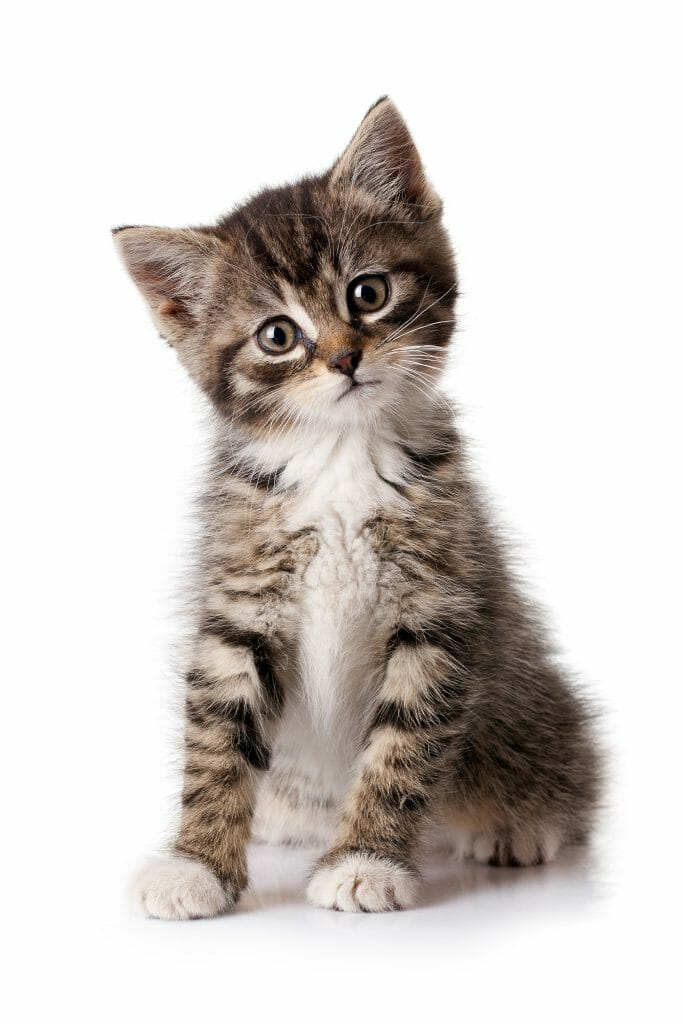
#> input picture img/Gato.jpg, 683 x 1024 px, found by its file name
$ python IntroduccionOPENCV.py
#> lines starting #> are read from the running program, lines starting #| are printed output that depends on the picture
# Nombre: Ana Graciela Vassallo Fedotkin
# Expediente: 278775
# Fecha: 10 de Febrero 2021.

import cv2
import numpy as np
import matplotlib.pyplot as plt

im = cv2.imread('img/Gato.jpg', cv2.IMREAD_GRAYSCALE)
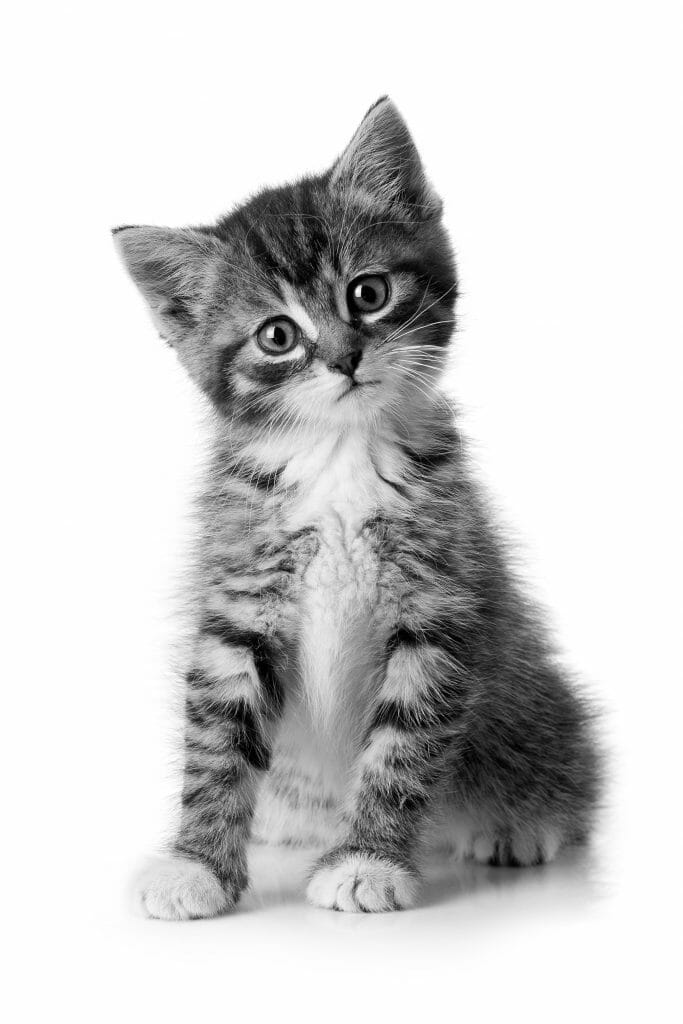
#> im: shape (1024, 683); min 0, max 255, mean 206.9
print(im)
#> (printed output is left out)
cv2.imshow('Titulo', im)
cv2.waitKey(0)
cv2.destroyAllWindows()
